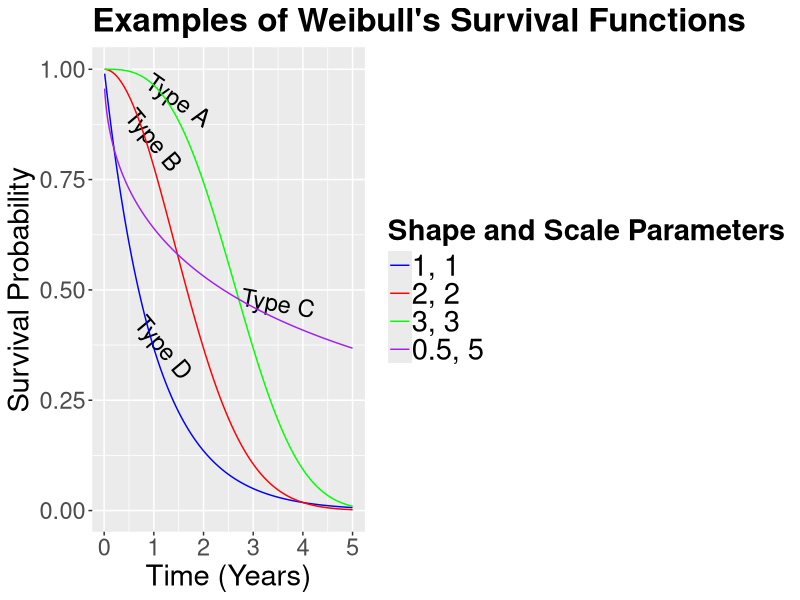
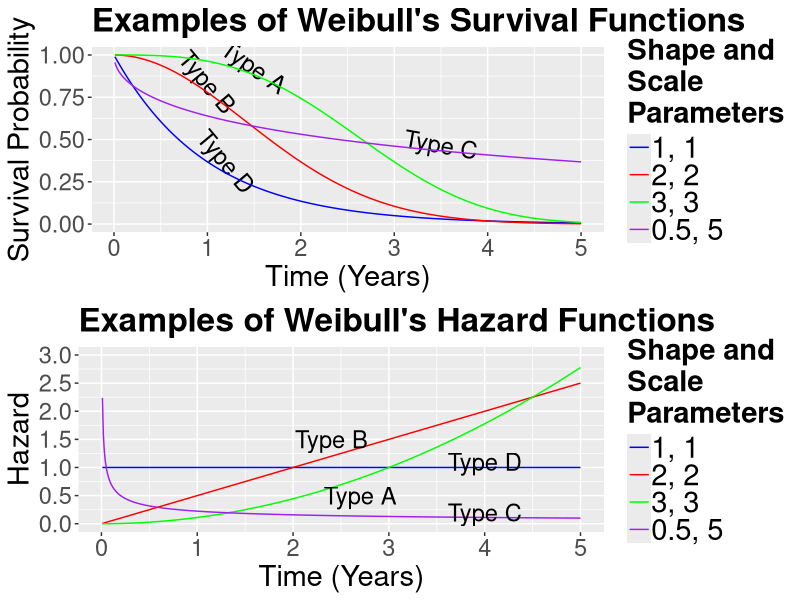

The R script that drew these images, in order:
## ---- chunk 1
#| echo: false 
#| message: false
#| warning: false
library(tidyverse)
library(broom)
library(ggfortify)
library(survival)
library(survminer)
library(cowplot)
## ---- chunk 2
#| echo: false 
#| message: false
#| warning: false
#| label: fig-weibull-survival
#| fig-cap: "Examples of Weibull's survival functions."
#| fig.height: 8
#| fig.width: 12.5

weibull_param <- tibble(shape = c(0.5, 1, 2, 3), scale = c(5, 1, 2, 3))

weibull_data <- tibble(t = seq(0.01, 5, 0.01)) |>
  merge(weibull_param) %>%
  mutate(surv = exp(-(t / scale)^shape))

weibull_plot <- weibull_data |>
  ggplot(aes(t, surv, color = interaction(shape, scale))) +
  labs(x = "Time (Years)", y = "Survival Probability") +
  ggtitle("Examples of Weibull's Survival Functions") +
  annotate("text", x = 1.5, y = 0.93, label = "Type A", size = 6, angle = -35) +
  annotate("text", x = 1, y = 0.84, label = "Type B", size = 6, angle = -50) +
  annotate("text", x = 3.5, y = 0.47, label = "Type C", size = 6, angle = -10) +
  annotate("text", x = 1.2, y = 0.37, label = "Type D", size = 6, angle = -50) +
  geom_line() +
  theme(
    plot.title = element_text(size = 24, face = "bold"),
    axis.text = element_text(size = 17),
    axis.title = element_text(size = 21),
    legend.text = element_text(size = 21, margin = margin(r = 1, unit = "cm")), 
    legend.title = element_text(size = 21, face = "bold")
  ) +
  scale_color_manual(values = c("blue", "red", "green", "purple"), 
                     labels = c("1, 1", "2, 2", "3, 3", "0.5, 5")) +
  guides(color = guide_legend(title = "Shape and Scale Parameters"))

weibull_plot
## ---- chunk 3
#| echo: false 
#| message: false
#| warning: false
weibull_data <- weibull_data |> 
  mutate(hazard = shape * t^(shape - 1) / (scale^shape))

weibull_hazard <- weibull_data |> 
  ggplot(aes(t, hazard, color = interaction(shape, scale))) + 
  ggtitle("Examples of Weibull's Hazard Functions") +
  labs(x = "Time (Years)", y = "Hazard") +
  theme(
    plot.title = element_text(size = 24, face = "bold"),
    axis.text = element_text(size = 17),
    axis.title = element_text(size = 21),
    legend.text = element_text(size = 21, margin = margin(r = 1, unit = "cm")), 
    legend.title = element_text(size = 21, face = "bold")
  ) +
  geom_line() +
  scale_color_manual(values = c("blue", "red", "green", "purple"), 
                     labels = c("1, 1", "2, 2", "3, 3", "0.5, 5")) +
  guides(color = guide_legend(title = "Shape and \nScale \nParameters")) +
  annotate("text", x = 2.7, y = 0.5, label = "Type A", size = 6, angle = 0) +
  annotate("text", x = 2.4, y = 1.5, label = "Type B", size = 6, angle = 0) +
  annotate("text", x = 4, y = 0.2, label = "Type C", size = 6, angle = 0) +
  annotate("text", x = 4, y = 1.1, label = "Type D", size = 6, angle = 0) +
  scale_y_continuous(breaks = seq(0, 3, 0.5), limits = c(0, 3))
## ---- chunk 4
#| echo: false 
#| message: false
#| warning: false
#| label: fig-weibull-survival-hazard
#| fig-cap: "Examples of Weibull's survival and hazard functions."
#| fig.height: 12
#| fig.width: 12.5
plot_grid(weibull_plot + guides(color = guide_legend(title = "Shape and \nScale \nParameters")), 
  weibull_hazard, nrow = 2)
